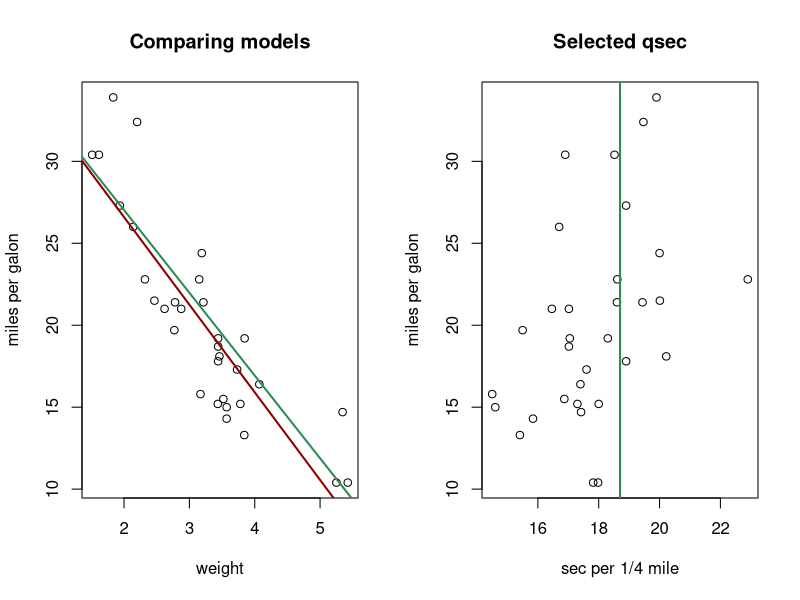

Generate this figure with R:
## ---- chunk 1
knitr::opts_chunk$set(echo = FALSE)
## ---- chunk 2
# Linear models
model2 <- lm(data = mtcars, mpg ~ wt + qsec)
model1 <- lm(data = mtcars, mpg ~ wt)

model1$coef
## ---- chunk 3
model2$coef

qsInput <- 18.7
## ---- chunk 4



# This prediction gives two points on the model plane, which allows us to calculate the new line
model2Pred <- predict(object = model2,
                      newdata = data.frame(wt = c(0, 6),
                                           qsec = c(qsInput, qsInput)))

# New intersection
a <- model2Pred[1]

# New slope
b <- (model2Pred[2] - model2Pred[1]) / 6

# Paint 2 plots
par(mfrow=c(1,2))

# Plots mtcars points (wt, mpg)
plot(x = mtcars$wt, y = mtcars$mpg, xlab="weight", ylab="miles per galon", main="Comparing models")

# Plots model line mpg ~ wt
abline(model1, col = "darkred", lwd = 2)

# Plots new model line: mpg ~ wt + qsec, with a fixed value of qsec
abline(a = a, b = b, col = "seagreen", lwd = 2)

# Plots mtcars points (qsec, mpg)
plot(x = mtcars$qsec, y = mtcars$mpg, xlab="sec per 1/4 mile", ylab="miles per galon", main="Selected qsec")

# Plots the line related to the selected value of qsec
abline(v = qsInput, col = "seagreen", lwd = 2)

